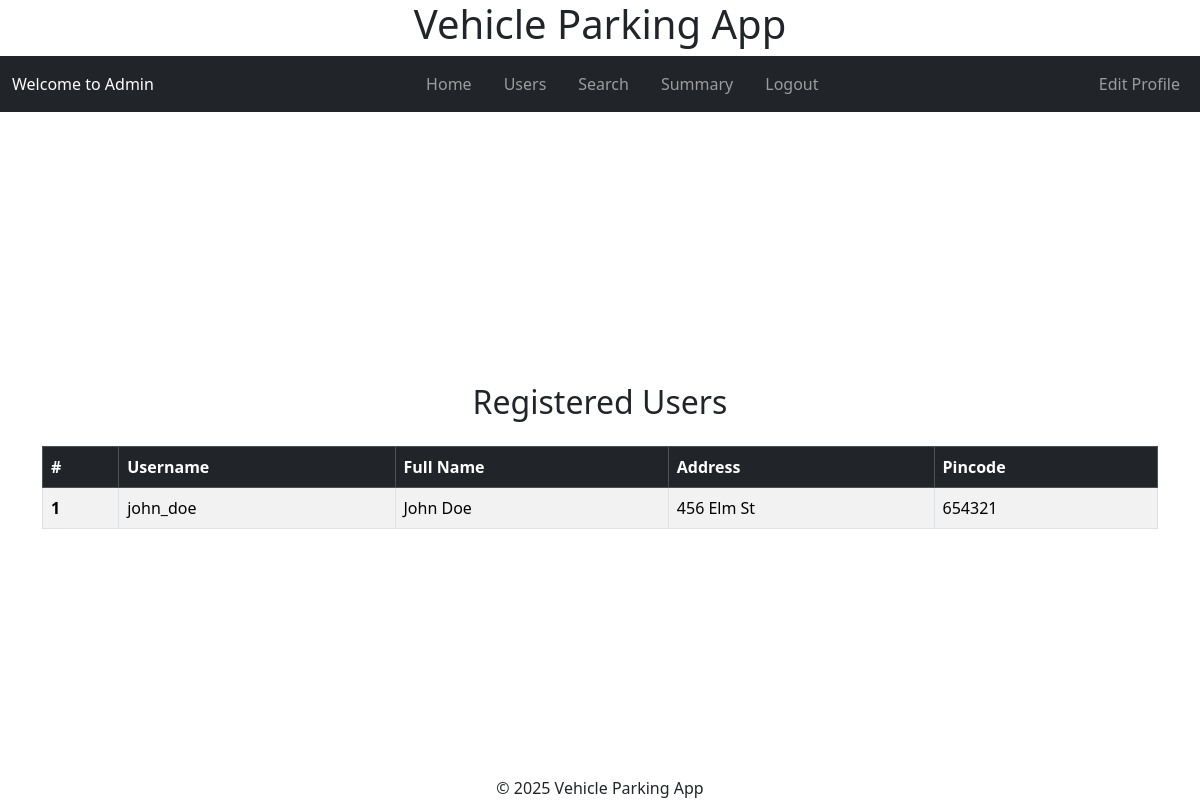
/admin/users (signed in), run on the app's committed database.
### models/models.py (models this page shows, shortened)
class User(db.Model, UserMixin):
    id = db.Column(db.Integer, primary_key=True)
    username = db.Column(db.String(80), unique=True, nullable=False)
    fullname = db.Column(db.String(255), nullable=False)
    address = db.Column(db.Text, nullable=False)
    pincode = db.Column(db.String(10), nullable=False)
    is_admin = db.Column(db.Boolean, default=False, nullable=False)
    parking_tickets = db.relationship('Ticket', backref='user', lazy=True)
    password_hash = db.Column(db.String(128), nullable=False)

### controllers/admin_controllers.py (the view)
@app.route("/admin/users")
@admin_required
def users():
    users = User.query.filter_by(is_admin=False).all()
    return render_template('admin/users.html', users=users)

### app.py (called while the page is built)
def create_app():
    app = Flask(__name__)
    app.config.from_object(LocalDevelopmentConfig)
    db.init_app(app)
    login_manager = LoginManager()
    login_manager.init_app(app)
    from models.models import User
    @login_manager.user_loader
    def load_user(user_id):
        return User.query.get(int(user_id))
    app.app_context().push()
    return app

### controllers/admin_controllers.py (called while the page is built)
def admin_required(f):
    @wraps(f)
    def decorated_function(*args, **kwargs):
        if not current_user.is_authenticated:
            flash('Please login to access this page.', 'warning')
            return redirect(url_for('login'))
        if not current_user.is_admin:
            flash('This page is only accessible to administrators.', 'warning')
            return redirect(url_for('user_dashboard'))
        return f(*args, **kwargs)
    return decorated_function

### templates/admin/users.html (shortened to what this page needs)
{% extends "layout.html" %}
{% block header %}
    {% include "admin/navbar.html" with context %}
{% endblock header %}
{% block content %}
<div class="container mt-4">
    <h2 class="mb-4 text-center">Registered Users</h2>
    <div class="table-responsive">
        <table class="table table-bordered table-striped align-middle">
            <thead class="table-dark">
                <tr>
                    <th scope="col">#</th>
                    <th scope="col">Username</th>
                    <th scope="col">Full Name</th>
                    <th scope="col">Address</th>
                    <th scope="col">Pincode</th>
                </tr>
            </thead>
            <tbody>
                {% for user in users %}
                <tr>
                    <th scope="row">{{ loop.index }}</th>
                    <td>{{ user.username }}</td>
                    <td>{{ user.fullname }}</td>
                    <td>{{ user.address }}</td>
                    <td>{{ user.pincode }}</td>
                </tr>
                {% else %}
                <tr>
                    <td colspan="6" class="text-center">No users found.</td>
                </tr>
                {% endfor %}
            </tbody>
        </table>
    </div>
</div>
{% endblock %}

### static/styles.css (style rules this page uses)
html, body { height: 100%; width: 100vw; margin: 0; padding: 0; overflow: hidden; }
body { min-height: 100vh; min-width: 100vw; box-sizing: border-box; display: flex; flex-direction: column; }

### data on the page
User: username "john_doe", fullname "John Doe", address "456 Elm St", pincode "654321"
